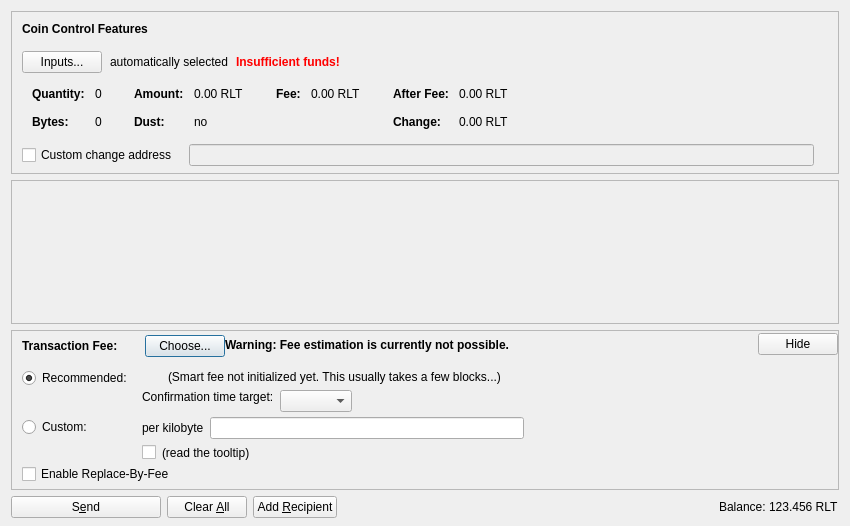
<?xml version="1.0" encoding="UTF-8"?>
<ui version="4.0">
 <class>SendCoinsDialog</class>
 <widget class="QDialog" name="SendCoinsDialog">
  <property name="geometry">
   <rect>
    <x>0</x>
    <y>0</y>
    <width>850</width>
    <height>526</height>
   </rect>
  </property>
  <property name="windowTitle">
   <string>Send Coins</string>
  </property>
  <layout class="QVBoxLayout" name="verticalLayout" stretch="0,1,0,0">
   <property name="bottomMargin">
    <number>8</number>
   </property>
   <item>
    <widget class="QFrame" name="frameCoinControl">
     <property name="sizePolicy">
      <sizepolicy hsizetype="Expanding" vsizetype="Expanding">
       <horstretch>0</horstretch>
       <verstretch>0</verstretch>
      </sizepolicy>
     </property>
     <property name="maximumSize">
      <size>
       <width>16777215</width>
       <height>16777215</height>
      </size>
     </property>
     <property name="frameShape">
      <enum>QFrame::StyledPanel</enum>
     </property>
     <property name="frameShadow">
      <enum>QFrame::Sunken</enum>
     </property>
     <layout class="QVBoxLayout" name="verticalLayoutCoinControl2">
      <property name="spacing">
       <number>0</number>
      </property>
      <property name="leftMargin">
       <number>0</number>
      </property>
      <property name="topMargin">
       <number>0</number>
      </property>
      <property name="rightMargin">
       <number>0</number>
      </property>
      <property name="bottomMargin">
       <number>6</number>
      </property>
      <item>
       <layout class="QVBoxLayout" name="verticalLayoutCoinControl" stretch="0,0,0,0,1">
        <property name="spacing">
         <number>0</number>
        </property>
        <property name="leftMargin">
         <number>10</number>
        </property>
        <property name="topMargin">
         <number>10</number>
        </property>
        <item>
         <layout class="QHBoxLayout" name="horizontalLayoutCoinControl1">
          <property name="bottomMargin">
           <number>15</number>
          </property>
          <item>
           <widget class="QLabel" name="labelCoinControlFeatures">
            <property name="sizePolicy">
             <sizepolicy hsizetype="Preferred" vsizetype="Maximum">
              <horstretch>0</horstretch>
              <verstretch>0</verstretch>
             </sizepolicy>
            </property>
            <property name="font">
             <font>
              <weight>75</weight>
              <bold>true</bold>
             </font>
            </property>
            <property name="styleSheet">
             <string notr="true">font-weight:bold;</string>
            </property>
            <property name="text">
             <string>Coin Control Features</string>
            </property>
           </widget>
          </item>
         </layout>
        </item>
        <item>
         <layout class="QHBoxLayout" name="horizontalLayoutCoinControl2" stretch="0,0,0,0">
          <property name="spacing">
           <number>8</number>
          </property>
          <property name="bottomMargin">
           <number>10</number>
          </property>
          <item>
           <widget class="QPushButton" name="pushButtonCoinControl">
            <property name="styleSheet">
             <string notr="true"/>
            </property>
            <property name="text">
             <string>Inputs...</string>
            </property>
            <property name="autoDefault">
             <bool>false</bool>
            </property>
           </widget>
          </item>
          <item>
           <widget class="QLabel" name="labelCoinControlAutomaticallySelected">
            <property name="text">
             <string>automatically selected</string>
            </property>
            <property name="margin">
             <number>5</number>
            </property>
           </widget>
          </item>
          <item>
           <widget class="QLabel" name="labelCoinControlInsuffFunds">
            <property name="font">
             <font>
              <weight>75</weight>
              <bold>true</bold>
             </font>
            </property>
            <property name="styleSheet">
             <string notr="true">color:red;font-weight:bold;</string>
            </property>
            <property name="text">
             <string>Insufficient funds!</string>
            </property>
            <property name="margin">
             <number>5</number>
            </property>
           </widget>
          </item>
          <item>
           <spacer name="horizontalSpacerCoinControl">
            <property name="orientation">
             <enum>Qt::Horizontal</enum>
            </property>
            <property name="sizeHint" stdset="0">
             <size>
              <width>40</width>
              <height>1</height>
             </size>
            </property>
           </spacer>
          </item>
         </layout>
        </item>
        <item>
         <widget class="QWidget" name="widgetCoinControl" native="true">
          <property name="sizePolicy">
           <sizepolicy hsizetype="Preferred" vsizetype="Preferred">
            <horstretch>0</horstretch>
            <verstretch>0</verstretch>
           </sizepolicy>
          </property>
          <property name="minimumSize">
           <size>
            <width>0</width>
            <height>0</height>
           </size>
          </property>
          <property name="styleSheet">
           <string notr="true"/>
          </property>
          <layout class="QHBoxLayout" name="horizontalLayoutCoinControl5">
           <property name="leftMargin">
            <number>0</number>
           </property>
           <property name="topMargin">
            <number>0</number>
           </property>
           <property name="rightMargin">
            <number>0</number>
           </property>
           <property name="bottomMargin">
            <number>0</number>
           </property>
           <item>
            <layout class="QHBoxLayout" name="horizontalLayoutCoinControl3" stretch="0,0,0,1">
             <property name="spacing">
              <number>20</number>
             </property>
             <property name="topMargin">
              <number>0</number>
             </property>
             <property name="bottomMargin">
              <number>10</number>
             </property>
             <item>
              <layout class="QFormLayout" name="formLayoutCoinControl1">
               <property name="horizontalSpacing">
                <number>10</number>
               </property>
               <property name="verticalSpacing">
                <number>14</number>
               </property>
               <property name="leftMargin">
                <number>10</number>
               </property>
               <property name="topMargin">
                <number>4</number>
               </property>
               <property name="rightMargin">
                <number>6</number>
               </property>
               <item row="0" column="0">
                <widget class="QLabel" name="labelCoinControlQuantityText">
                 <property name="font">
                  <font>
                   <weight>75</weight>
                   <bold>true</bold>
                  </font>
                 </property>
                 <property name="text">
                  <string>Quantity:</string>
                 </property>
                 <property name="margin">
                  <number>0</number>
                 </property>
                </widget>
               </item>
               <item row="0" column="1">
                <widget class="QLabel" name="labelCoinControlQuantity">
                 <property name="cursor">
                  <cursorShape>IBeamCursor</cursorShape>
                 </property>
                 <property name="contextMenuPolicy">
                  <enum>Qt::ActionsContextMenu</enum>
                 </property>
                 <property name="text">
                  <string notr="true">0</string>
                 </property>
                 <property name="margin">
                  <number>0</number>
                 </property>
                 <property name="textInteractionFlags">
                  <set>Qt::LinksAccessibleByMouse|Qt::TextSelectableByKeyboard|Qt::TextSelectableByMouse</set>
                 </property>
                </widget>
               </item>
               <item row="1" column="0">
                <widget class="QLabel" name="labelCoinControlBytesText">
                 <property name="font">
                  <font>
                   <weight>75</weight>
                   <bold>true</bold>
                  </font>
                 </property>
                 <property name="text">
                  <string>Bytes:</string>
                 </property>
                </widget>
               </item>
               <item row="1" column="1">
                <widget class="QLabel" name="labelCoinControlBytes">
                 <property name="cursor">
                  <cursorShape>IBeamCursor</cursorShape>
                 </property>
                 <property name="contextMenuPolicy">
                  <enum>Qt::ActionsContextMenu</enum>
                 </property>
                 <property name="text">
                  <string notr="true">0</string>
                 </property>
                 <property name="textInteractionFlags">
                  <set>Qt::LinksAccessibleByMouse|Qt::TextSelectableByKeyboard|Qt::TextSelectableByMouse</set>
                 </property>
                </widget>
               </item>
              </layout>
             </item>
             <item>
              <layout class="QFormLayout" name="formLayoutCoinControl2">
               <property name="horizontalSpacing">
                <number>10</number>
               </property>
               <property name="verticalSpacing">
                <number>14</number>
               </property>
               <property name="leftMargin">
                <number>6</number>
               </property>
               <property name="topMargin">
                <number>4</number>
               </property>
               <property name="rightMargin">
                <number>6</number>
               </property>
               <item row="0" column="0">
                <widget class="QLabel" name="labelCoinControlAmountText">
                 <property name="font">
                  <font>
                   <weight>75</weight>
                   <bold>true</bold>
                  </font>
                 </property>
                 <property name="text">
                  <string>Amount:</string>
                 </property>
                 <property name="margin">
                  <number>0</number>
                 </property>
                </widget>
               </item>
               <item row="0" column="1">
                <widget class="QLabel" name="labelCoinControlAmount">
                 <property name="cursor">
                  <cursorShape>IBeamCursor</cursorShape>
                 </property>
                 <property name="contextMenuPolicy">
                  <enum>Qt::ActionsContextMenu</enum>
                 </property>
                 <property name="text">
                  <string notr="true">0.00 RLT</string>
                 </property>
                 <property name="textInteractionFlags">
                  <set>Qt::LinksAccessibleByMouse|Qt::TextSelectableByKeyboard|Qt::TextSelectableByMouse</set>
                 </property>
                </widget>
               </item>
               <item row="1" column="0">
                <widget class="QLabel" name="labelCoinControlLowOutputText">
                 <property name="font">
                  <font>
                   <weight>75</weight>
                   <bold>true</bold>
                  </font>
                 </property>
                 <property name="text">
                  <string>Dust:</string>
                 </property>
                </widget>
               </item>
               <item row="1" column="1">
                <widget class="QLabel" name="labelCoinControlLowOutput">
                 <property name="cursor">
                  <cursorShape>IBeamCursor</cursorShape>
                 </property>
                 <property name="contextMenuPolicy">
                  <enum>Qt::ActionsContextMenu</enum>
                 </property>
                 <property name="text">
                  <string notr="true">no</string>
                 </property>
                 <property name="textInteractionFlags">
                  <set>Qt::LinksAccessibleByMouse|Qt::TextSelectableByKeyboard|Qt::TextSelectableByMouse</set>
                 </property>
                </widget>
               </item>
              </layout>
             </item>
             <item>
              <layout class="QFormLayout" name="formLayoutCoinControl3">
               <property name="horizontalSpacing">
                <number>10</number>
               </property>
               <property name="verticalSpacing">
                <number>14</number>
               </property>
               <property name="leftMargin">
                <number>6</number>
               </property>
               <property name="topMargin">
                <number>4</number>
               </property>
               <property name="rightMargin">
                <number>6</number>
               </property>
               <item row="0" column="0">
                <widget class="QLabel" name="labelCoinControlFeeText">
                 <property name="font">
                  <font>
                   <weight>75</weight>
                   <bold>true</bold>
                  </font>
                 </property>
                 <property name="text">
                  <string>Fee:</string>
                 </property>
                 <property name="margin">
                  <number>0</number>
                 </property>
                </widget>
               </item>
               <item row="0" column="1">
                <widget class="QLabel" name="labelCoinControlFee">
                 <property name="cursor">
                  <cursorShape>IBeamCursor</cursorShape>
                 </property>
                 <property name="contextMenuPolicy">
                  <enum>Qt::ActionsContextMenu</enum>
                 </property>
                 <property name="text">
                  <string notr="true">0.00 RLT</string>
                 </property>
                 <property name="textInteractionFlags">
                  <set>Qt::LinksAccessibleByMouse|Qt::TextSelectableByKeyboard|Qt::TextSelectableByMouse</set>
                 </property>
                </widget>
               </item>
              </layout>
             </item>
             <item>
              <layout class="QFormLayout" name="formLayoutCoinControl4">
               <property name="horizontalSpacing">
                <number>10</number>
               </property>
               <property name="verticalSpacing">
                <number>14</number>
               </property>
               <property name="leftMargin">
                <number>6</number>
               </property>
               <property name="topMargin">
                <number>4</number>
               </property>
               <property name="rightMargin">
                <number>6</number>
               </property>
               <item row="0" column="0">
                <widget class="QLabel" name="labelCoinControlAfterFeeText">
                 <property name="font">
                  <font>
                   <weight>75</weight>
                   <bold>true</bold>
                  </font>
                 </property>
                 <property name="text">
                  <string>After Fee:</string>
                 </property>
                 <property name="margin">
                  <number>0</number>
                 </property>
                </widget>
               </item>
               <item row="0" column="1">
                <widget class="QLabel" name="labelCoinControlAfterFee">
                 <property name="cursor">
                  <cursorShape>IBeamCursor</cursorShape>
                 </property>
                 <property name="contextMenuPolicy">
                  <enum>Qt::ActionsContextMenu</enum>
                 </property>
                 <property name="text">
                  <string notr="true">0.00 RLT</string>
                 </property>
                 <property name="textInteractionFlags">
                  <set>Qt::LinksAccessibleByMouse|Qt::TextSelectableByKeyboard|Qt::TextSelectableByMouse</set>
                 </property>
                </widget>
               </item>
               <item row="1" column="0">
                <widget class="QLabel" name="labelCoinControlChangeText">
                 <property name="font">
                  <font>
                   <weight>75</weight>
                   <bold>true</bold>
                  </font>
                 </property>
                 <property name="text">
                  <string>Change:</string>
                 </property>
                </widget>
               </item>
               <item row="1" column="1">
                <widget class="QLabel" name="labelCoinControlChange">
                 <property name="cursor">
                  <cursorShape>IBeamCursor</cursorShape>
                 </property>
                 <property name="contextMenuPolicy">
                  <enum>Qt::ActionsContextMenu</enum>
                 </property>
                 <property name="text">
                  <string notr="true">0.00 RLT</string>
                 </property>
                 <property name="textInteractionFlags">
                  <set>Qt::LinksAccessibleByMouse|Qt::TextSelectableByKeyboard|Qt::TextSelectableByMouse</set>
                 </property>
                </widget>
               </item>
              </layout>
             </item>
            </layout>
           </item>
          </layout>
         </widget>
        </item>
        <item>
         <layout class="QHBoxLayout" name="horizontalLayoutCoinControl4" stretch="0,0,0">
          <property name="spacing">
           <number>12</number>
          </property>
          <property name="sizeConstraint">
           <enum>QLayout::SetDefaultConstraint</enum>
          </property>
          <property name="topMargin">
           <number>5</number>
          </property>
          <property name="rightMargin">
           <number>5</number>
          </property>
          <item>
           <widget class="QCheckBox" name="checkBoxCoinControlChange">
            <property name="toolTip">
             <string>If this is activated, but the change address is empty or invalid, change will be sent to a newly generated address.</string>
            </property>
            <property name="text">
             <string>Custom change address</string>
            </property>
           </widget>
          </item>
          <item>
           <widget class="QValidatedLineEdit" name="lineEditCoinControlChange">
            <property name="enabled">
             <bool>false</bool>
            </property>
            <property name="sizePolicy">
             <sizepolicy hsizetype="Expanding" vsizetype="Fixed">
              <horstretch>0</horstretch>
              <verstretch>0</verstretch>
             </sizepolicy>
            </property>
           </widget>
          </item>
          <item>
           <widget class="QLabel" name="labelCoinControlChangeLabel">
            <property name="sizePolicy">
             <sizepolicy hsizetype="Preferred" vsizetype="Expanding">
              <horstretch>0</horstretch>
              <verstretch>0</verstretch>
             </sizepolicy>
            </property>
            <property name="minimumSize">
             <size>
              <width>0</width>
              <height>0</height>
             </size>
            </property>
            <property name="text">
             <string/>
            </property>
            <property name="margin">
             <number>3</number>
            </property>
           </widget>
          </item>
         </layout>
        </item>
        <item>
         <spacer name="verticalSpacerCoinControl">
          <property name="orientation">
           <enum>Qt::Vertical</enum>
          </property>
          <property name="sizeHint" stdset="0">
           <size>
            <width>800</width>
            <height>1</height>
           </size>
          </property>
         </spacer>
        </item>
       </layout>
      </item>
     </layout>
    </widget>
   </item>
   <item>
    <widget class="QScrollArea" name="scrollArea">
     <property name="widgetResizable">
      <bool>true</bool>
     </property>
     <widget class="QWidget" name="scrollAreaWidgetContents">
      <property name="geometry">
       <rect>
        <x>0</x>
        <y>0</y>
        <width>830</width>
        <height>104</height>
       </rect>
      </property>
      <layout class="QVBoxLayout" name="verticalLayout_2" stretch="0,1">
       <property name="leftMargin">
        <number>0</number>
       </property>
       <property name="topMargin">
        <number>0</number>
       </property>
       <property name="rightMargin">
        <number>0</number>
       </property>
       <property name="bottomMargin">
        <number>0</number>
       </property>
       <item>
        <layout class="QVBoxLayout" name="entries">
         <property name="spacing">
          <number>6</number>
         </property>
        </layout>
       </item>
       <item>
        <spacer name="verticalSpacer">
         <property name="orientation">
          <enum>Qt::Vertical</enum>
         </property>
         <property name="sizeHint" stdset="0">
          <size>
           <width>20</width>
           <height>40</height>
          </size>
         </property>
        </spacer>
       </item>
      </layout>
     </widget>
    </widget>
   </item>
   <item>
    <widget class="QFrame" name="frameFee">
     <property name="sizePolicy">
      <sizepolicy hsizetype="Expanding" vsizetype="Expanding">
       <horstretch>0</horstretch>
       <verstretch>0</verstretch>
      </sizepolicy>
     </property>
     <property name="maximumSize">
      <size>
       <width>16777215</width>
       <height>16777215</height>
      </size>
     </property>
     <property name="frameShape">
      <enum>QFrame::StyledPanel</enum>
     </property>
     <property name="frameShadow">
      <enum>QFrame::Sunken</enum>
     </property>
     <layout class="QVBoxLayout" name="verticalLayoutFee1">
      <property name="spacing">
       <number>0</number>
      </property>
      <property name="leftMargin">
       <number>0</number>
      </property>
      <property name="topMargin">
       <number>0</number>
      </property>
      <property name="rightMargin">
       <number>0</number>
      </property>
      <property name="bottomMargin">
       <number>0</number>
      </property>
      <item>
       <layout class="QVBoxLayout" name="verticalLayoutFee2" stretch="0,0,0">
        <property name="spacing">
         <number>0</number>
        </property>
        <property name="leftMargin">
         <number>10</number>
        </property>
        <property name="topMargin">
         <number>0</number>
        </property>
        <item>
         <layout class="QHBoxLayout" name="horizontalLayoutFee1">
          <property name="bottomMargin">
           <number>0</number>
          </property>
          <item>
           <layout class="QVBoxLayout" name="verticalLayoutFee7">
            <property name="spacing">
             <number>0</number>
            </property>
            <item>
             <spacer name="verticalSpacerSmartFee">
              <property name="orientation">
               <enum>Qt::Vertical</enum>
              </property>
              <property name="sizeType">
               <enum>QSizePolicy::Fixed</enum>
              </property>
              <property name="sizeHint" stdset="0">
               <size>
                <width>1</width>
                <height>4</height>
               </size>
              </property>
             </spacer>
            </item>
            <item>
             <layout class="QHBoxLayout" name="horizontalLayoutSmartFee">
              <property name="spacing">
               <number>10</number>
              </property>
              <item>
               <widget class="QLabel" name="labelFeeHeadline">
                <property name="sizePolicy">
                 <sizepolicy hsizetype="Preferred" vsizetype="Maximum">
                  <horstretch>0</horstretch>
                  <verstretch>0</verstretch>
                 </sizepolicy>
                </property>
                <property name="font">
                 <font>
                  <weight>75</weight>
                  <bold>true</bold>
                 </font>
                </property>
                <property name="styleSheet">
                 <string notr="true">font-weight:bold;</string>
                </property>
                <property name="text">
                 <string>Transaction Fee:</string>
                </property>
               </widget>
              </item>
              <item>
               <widget class="QLabel" name="labelFeeMinimized">
                <property name="text">
                 <string/>
                </property>
               </widget>
              </item>
              <item>
               <widget class="QPushButton" name="buttonChooseFee">
                <property name="text">
                 <string>Choose...</string>
                </property>
               </widget>
              </item>
             </layout>
            </item>
            <item>
             <spacer name="verticalSpacer_5">
              <property name="orientation">
               <enum>Qt::Vertical</enum>
              </property>
              <property name="sizeHint" stdset="0">
               <size>
                <width>1</width>
                <height>1</height>
               </size>
              </property>
             </spacer>
            </item>
           </layout>
          </item>
          <item>
           <widget class="QLabel" name="fallbackFeeWarningLabel">
            <property name="toolTip">
             <string>Using the fallbackfee can result in sending a transaction that will take several hours or days (or never) to confirm. Consider choosing your fee manually or wait until you have validated the complete chain.</string>
            </property>
            <property name="font">
            <font>
                <weight>75</weight>
                <bold>true</bold>
            </font>
            </property>
            <property name="text">
             <string>Warning: Fee estimation is currently not possible.</string>
            </property>
            <property name="wordWrap">
             <bool>false</bool>
            </property>
           </widget>
          </item>
          <item>
           <spacer name="horizontalSpacer_4">
            <property name="orientation">
             <enum>Qt::Horizontal</enum>
            </property>
            <property name="sizeType">
             <enum>QSizePolicy::MinimumExpanding</enum>
            </property>
            <property name="sizeHint" stdset="0">
             <size>
              <width>40</width>
              <height>20</height>
             </size>
            </property>
           </spacer>
          </item>
          <item>
           <widget class="QPushButton" name="buttonMinimizeFee">
            <property name="toolTip">
             <string>collapse fee-settings</string>
            </property>
            <property name="text">
             <string>Hide</string>
            </property>
           </widget>
          </item>
         </layout>
        </item>
        <item>
         <widget class="QFrame" name="frameFeeSelection">
          <layout class="QVBoxLayout" name="verticalLayoutFee12">
           <property name="spacing">
            <number>0</number>
           </property>
           <property name="leftMargin">
            <number>0</number>
           </property>
           <property name="topMargin">
            <number>0</number>
           </property>
           <property name="rightMargin">
            <number>0</number>
           </property>
           <property name="bottomMargin">
            <number>0</number>
           </property>
           <item>
            <layout class="QGridLayout" name="gridLayoutFee">
             <property name="topMargin">
              <number>10</number>
             </property>
             <property name="bottomMargin">
              <number>4</number>
             </property>
             <property name="horizontalSpacing">
              <number>10</number>
             </property>
             <property name="verticalSpacing">
              <number>4</number>
             </property>
             <item row="1" column="1">
              <layout class="QVBoxLayout" name="verticalLayoutFee8">
               <property name="spacing">
                <number>6</number>
               </property>
               <item>
                <layout class="QHBoxLayout" name="horizontalLayoutFee13">
                 <item>
                  <widget class="QLabel" name="labelCustomPerKilobyte">
                   <property name="toolTip">
                    <string>If the custom fee is set to 1000 satoshis and the transaction is only 250 bytes, then &quot;per kilobyte&quot; only pays 250 satoshis in fee, while &quot;total at least&quot; pays 1000 satoshis. For transactions bigger than a kilobyte both pay by kilobyte.</string>
                   </property>
                   <property name="text">
                    <string>per kilobyte</string>
                   </property>
                  </widget>
                 </item>
                 <item>
                  <widget class="BitcoinAmountField" name="customFee"/>
                 </item>
                 <item>
                  <spacer name="horizontalSpacer_6">
                   <property name="orientation">
                    <enum>Qt::Horizontal</enum>
                   </property>
                   <property name="sizeHint" stdset="0">
                    <size>
                     <width>1</width>
                     <height>1</height>
                    </size>
                   </property>
                  </spacer>
                 </item>
                </layout>
               </item>
               <item>
                <layout class="QHBoxLayout" name="horizontalLayoutFee8">
                 <item>
                  <widget class="QCheckBox" name="checkBoxMinimumFee">
                   <property name="toolTip">
                    <string>Paying only the minimum fee is just fine as long as there is less transaction volume than space in the blocks. But be aware that this can end up in a never confirming transaction once there is more demand for roulettecoin transactions than the network can process.</string>
                   </property>
                   <property name="text">
                    <string/>
                   </property>
                  </widget>
                 </item>
                 <item>
                  <widget class="QLabel" name="labelMinFeeWarning">
                   <property name="enabled">
                    <bool>true</bool>
                   </property>
                   <property name="toolTip">
                    <string>Paying only the minimum fee is just fine as long as there is less transaction volume than space in the blocks. But be aware that this can end up in a never confirming transaction once there is more demand for roulettecoin transactions than the network can process.</string>
                   </property>
                   <property name="text">
                    <string>(read the tooltip)</string>
                   </property>
                   <property name="margin">
                    <number>5</number>
                   </property>
                  </widget>
                 </item>
                 <item>
                  <spacer name="horizontalSpacer_2">
                   <property name="orientation">
                    <enum>Qt::Horizontal</enum>
                   </property>
                   <property name="sizeHint" stdset="0">
                    <size>
                     <width>1</width>
                     <height>1</height>
                    </size>
                   </property>
                  </spacer>
                 </item>
                </layout>
               </item>
              </layout>
             </item>
             <item row="0" column="0">
              <layout class="QVBoxLayout" name="verticalLayoutFee4" stretch="0,1">
               <item>
                <widget class="QRadioButton" name="radioSmartFee">
                 <property name="text">
                  <string>Recommended:</string>
                 </property>
                 <property name="checked">
                  <bool>true</bool>
                 </property>
                 <attribute name="buttonGroup">
                  <string notr="true">groupFee</string>
                 </attribute>
                </widget>
               </item>
               <item>
                <spacer name="verticalSpacer_2">
                 <property name="orientation">
                  <enum>Qt::Vertical</enum>
                 </property>
                 <property name="sizeHint" stdset="0">
                  <size>
                   <width>1</width>
                   <height>1</height>
                  </size>
                 </property>
                </spacer>
               </item>
              </layout>
             </item>
             <item row="1" column="0">
              <layout class="QVBoxLayout" name="verticalLayoutFee9" stretch="0,1">
               <item>
                <widget class="QRadioButton" name="radioCustomFee">
                 <property name="text">
                  <string>Custom:</string>
                 </property>
                 <attribute name="buttonGroup">
                  <string notr="true">groupFee</string>
                 </attribute>
                </widget>
               </item>
               <item>
                <spacer name="verticalSpacer_6">
                 <property name="orientation">
                  <enum>Qt::Vertical</enum>
                 </property>
                 <property name="sizeHint" stdset="0">
                  <size>
                   <width>1</width>
                   <height>1</height>
                  </size>
                 </property>
                </spacer>
               </item>
              </layout>
             </item>
             <item row="0" column="1">
              <layout class="QVBoxLayout" name="verticalLayoutFee3" stretch="0,0,1">
               <property name="spacing">
                <number>6</number>
               </property>
               <property name="topMargin">
                <number>2</number>
               </property>
               <item>
                <layout class="QHBoxLayout" name="horizontalLayoutFee12">
                 <item>
                  <widget class="QLabel" name="labelSmartFee">
                   <property name="text">
                    <string/>
                   </property>
                   <property name="margin">
                    <number>2</number>
                   </property>
                  </widget>
                 </item>
                 <item>
                  <widget class="QLabel" name="labelFeeEstimation">
                   <property name="text">
                    <string/>
                   </property>
                  </widget>
                 </item>
                 <item>
                  <widget class="QLabel" name="labelSmartFee2">
                   <property name="text">
                    <string>(Smart fee not initialized yet. This usually takes a few blocks...)</string>
                   </property>
                   <property name="margin">
                    <number>2</number>
                   </property>
                  </widget>
                 </item>
                 <item>
                  <spacer name="horizontalSpacer_5">
                   <property name="orientation">
                    <enum>Qt::Horizontal</enum>
                   </property>
                   <property name="sizeHint" stdset="0">
                    <size>
                     <width>1</width>
                     <height>1</height>
                    </size>
                   </property>
                  </spacer>
                 </item>
                </layout>
               </item>
               <item>
                <layout class="QHBoxLayout" name="horizontalLayoutFee9">
                 <item>
                  <layout class="QVBoxLayout" name="verticalLayoutFee6">
                   <item>
                    <widget class="QLabel" name="labelSmartFee3">
                     <property name="text">
                      <string>Confirmation time target:</string>
                     </property>
                     <property name="margin">
                      <number>2</number>
                     </property>
                    </widget>
                   </item>
                   <item>
                    <spacer name="verticalSpacer_3">
                     <property name="orientation">
                      <enum>Qt::Vertical</enum>
                     </property>
                     <property name="sizeHint" stdset="0">
                      <size>
                       <width>1</width>
                       <height>1</height>
                      </size>
                     </property>
                    </spacer>
                   </item>
                  </layout>
                 </item>
                 <item>
                  <layout class="QVBoxLayout" name="verticalLayoutFee5">
                   <property name="rightMargin">
                    <number>30</number>
                   </property>
                   <item>
                    <layout class="QHBoxLayout" name="horizontalLayoutConfTarget">
                     <property name="bottomMargin">
                      <number>0</number>
                     </property>
                     <item>
                      <widget class="QComboBox" name="confTargetSelector"/>
                     </item>
                     <item>
                      <spacer name="horizontalSpacerConfTarget">
                       <property name="orientation">
                        <enum>Qt::Horizontal</enum>
                       </property>
                       <property name="sizeHint" stdset="0">
                        <size>
                         <width>40</width>
                         <height>20</height>
                        </size>
                       </property>
                      </spacer>
                     </item>
                    </layout>
                   </item>
                  </layout>
                 </item>
                </layout>
               </item>
               <item>
                <spacer name="verticalSpacer_4">
                 <property name="orientation">
                  <enum>Qt::Vertical</enum>
                 </property>
                 <property name="sizeHint" stdset="0">
                  <size>
                   <width>1</width>
                   <height>1</height>
                  </size>
                 </property>
                </spacer>
               </item>
              </layout>
             </item>
            </layout>
           </item>
           <item>
            <widget class="QCheckBox" name="optInRBF">
             <property name="text">
              <string>Enable Replace-By-Fee</string>
             </property>
             <property name="toolTip">
              <string>With Replace-By-Fee (BIP-125) you can increase a transaction's fee after it is sent. Without this, a higher fee may be recommended to compensate for increased transaction delay risk.</string>
             </property>
            </widget>
           </item>
          </layout>
         </widget>
        </item>
        <item>
         <spacer name="verticalSpacerFee">
          <property name="orientation">
           <enum>Qt::Vertical</enum>
          </property>
          <property name="sizeHint" stdset="0">
           <size>
            <width>40</width>
            <height>5</height>
           </size>
          </property>
         </spacer>
        </item>
       </layout>
      </item>
     </layout>
    </widget>
   </item>
   <item>
    <layout class="QHBoxLayout" name="horizontalLayout">
     <item>
      <widget class="QPushButton" name="sendButton">
       <property name="minimumSize">
        <size>
         <width>150</width>
         <height>0</height>
        </size>
       </property>
       <property name="toolTip">
        <string>Confirm the send action</string>
       </property>
       <property name="text">
        <string>S&amp;end</string>
       </property>
       <property name="icon">
        <iconset resource="../bitcoin.qrc">
         <normaloff>:/icons/send</normaloff>:/icons/send</iconset>
       </property>
       <property name="autoDefault">
        <bool>false</bool>
       </property>
       <property name="default">
        <bool>false</bool>
       </property>
      </widget>
     </item>
     <item>
      <widget class="QPushButton" name="clearButton">
       <property name="sizePolicy">
        <sizepolicy hsizetype="Minimum" vsizetype="Fixed">
         <horstretch>0</horstretch>
         <verstretch>0</verstretch>
        </sizepolicy>
       </property>
       <property name="toolTip">
        <string>Clear all fields of the form.</string>
       </property>
       <property name="text">
        <string>Clear &amp;All</string>
       </property>
       <property name="icon">
        <iconset resource="../bitcoin.qrc">
         <normaloff>:/icons/remove</normaloff>:/icons/remove</iconset>
       </property>
       <property name="autoDefault">
        <bool>false</bool>
       </property>
      </widget>
     </item>
     <item>
      <widget class="QPushButton" name="addButton">
       <property name="toolTip">
        <string>Send to multiple recipients at once</string>
       </property>
       <property name="text">
        <string>Add &amp;Recipient</string>
       </property>
       <property name="icon">
        <iconset resource="../bitcoin.qrc">
         <normaloff>:/icons/add</normaloff>:/icons/add</iconset>
       </property>
       <property name="autoDefault">
        <bool>false</bool>
       </property>
      </widget>
     </item>
     <item>
      <spacer name="horizontalSpacer">
       <property name="orientation">
        <enum>Qt::Horizontal</enum>
       </property>
       <property name="sizeHint" stdset="0">
        <size>
         <width>40</width>
         <height>20</height>
        </size>
       </property>
      </spacer>
     </item>
     <item>
      <layout class="QHBoxLayout" name="horizontalLayout_2">
       <property name="spacing">
        <number>3</number>
       </property>
       <item>
        <widget class="QLabel" name="label">
         <property name="sizePolicy">
          <sizepolicy hsizetype="Preferred" vsizetype="Fixed">
           <horstretch>0</horstretch>
           <verstretch>0</verstretch>
          </sizepolicy>
         </property>
         <property name="text">
          <string>Balance:</string>
         </property>
        </widget>
       </item>
       <item>
        <widget class="QLabel" name="labelBalance">
         <property name="sizePolicy">
          <sizepolicy hsizetype="Preferred" vsizetype="Fixed">
           <horstretch>0</horstretch>
           <verstretch>0</verstretch>
          </sizepolicy>
         </property>
         <property name="cursor">
          <cursorShape>IBeamCursor</cursorShape>
         </property>
         <property name="text">
          <string notr="true">123.456 RLT</string>
         </property>
         <property name="textInteractionFlags">
          <set>Qt::LinksAccessibleByMouse|Qt::TextSelectableByKeyboard|Qt::TextSelectableByMouse</set>
         </property>
        </widget>
       </item>
      </layout>
     </item>
    </layout>
   </item>
  </layout>
 </widget>
 <customwidgets>
  <customwidget>
   <class>QValidatedLineEdit</class>
   <extends>QLineEdit</extends>
   <header>qt/qvalidatedlineedit.h</header>
  </customwidget>
  <customwidget>
   <class>BitcoinAmountField</class>
   <extends>QLineEdit</extends>
   <header>qt/bitcoinamountfield.h</header>
   <container>1</container>
  </customwidget>
 </customwidgets>
 <resources>
  <include location="../bitcoin.qrc"/>
 </resources>
 <connections/>
 <buttongroups>
  <buttongroup name="groupFee"/>
 </buttongroups>
</ui>
